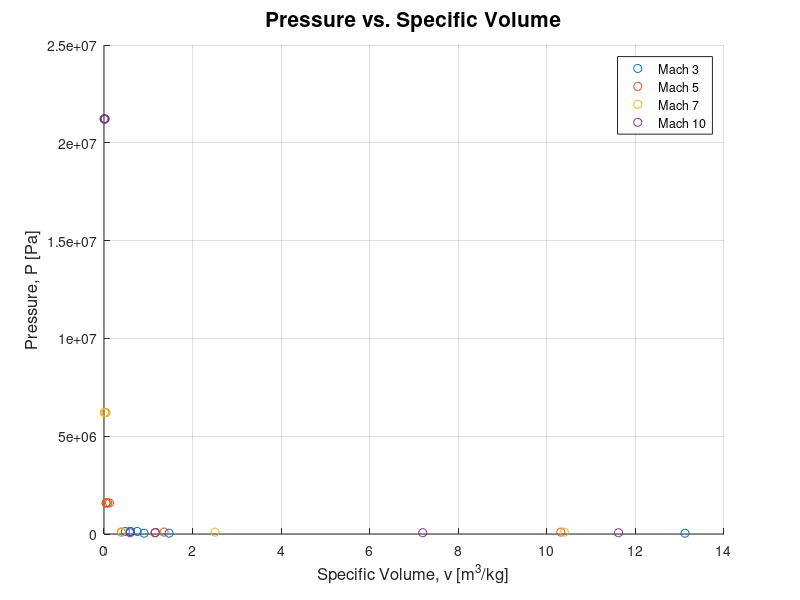
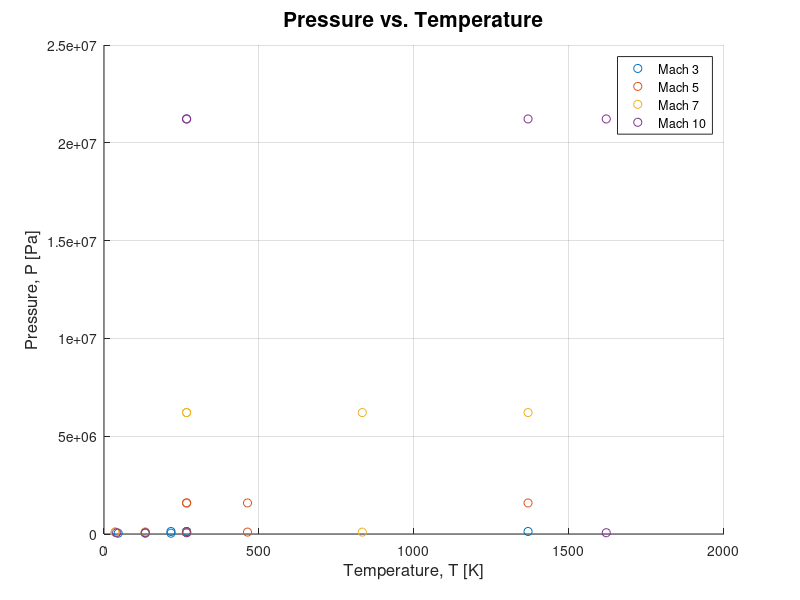
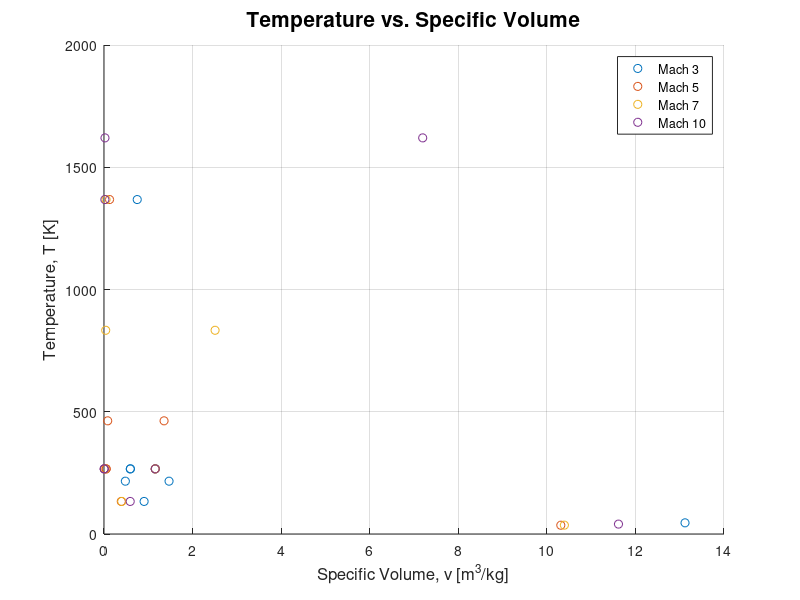
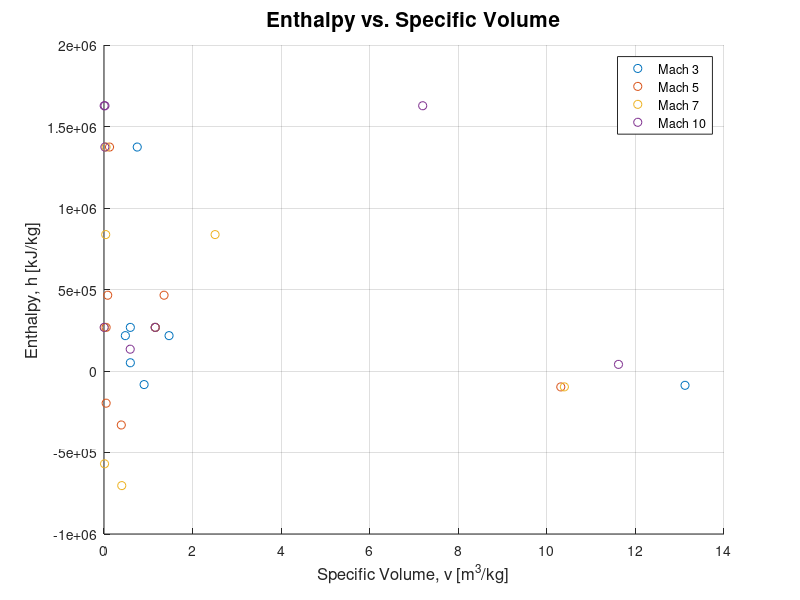

These figures' MATLAB source, in order: (Note: this script raises an error after producing the figures.)
%%%%%%%%%%%%%%%%%%%%%%%%%%%%%%%%%%%%%%%%%%%%%%%%%%%%%%%%%%%%%%%%%%%%%%%%
%% _______________ Gas Compression Code, v1 11.28.21 _________________%%
%%%%%%%%%%%%%%%%%%%%%%%%%%%%%%%%%%%%%%%%%%%%%%%%%%%%%%%%%%%%%%%%%%%%%%%%


%% Constants
% Median: AIR
Ma = [3, 5, 7, 10];
mDot_WT = [7267 12545 11752 7332];                  % [kg/s]
altitude = 3350;                                        % [m], 11000 [ft]
ro_alt = 0.86435;                                       % [kg/m3], 11000 [ft]
P_alt = 7.012*10^4;                                     % [Pa], 11000 [ft]
T_alt = 266.38;                                         % [K], 11000 [ft]
%altitude = 2225;                                        % [m], 7300 [ft]
%ro_alt = 0.98502;                                       % [kg/m3], 7300 [ft]
%P_alt = 7.739*10^4;                                     % [Pa], 7300 [ft]
%T_alt = 273.54;                                         % [K], 7300 [ft]

R = 8.314/0.02897;                                      % [J/(kg-K)]
gamma = 1.4;
Cp = (gamma*R)/(gamma-1);                               % calorically perfect gas [J/(kg-K)]
Cv = Cp-R;
T_liq = 273.15-196;                                     % air liquefaction temperature
T_convert = (1+((gamma-1)/2).*Ma);
P_convert = (1+((gamma-1)/2).*Ma).^(-gamma/(gamma-1));
time = 30;                                              % [sec]
mass = mDot_WT.*time;
vol_alt = ro_alt*mass;                                  % [m^3]
P_tank_max = 2.2063e+7;                                 % [Pa]




%% State 4 - Wind Tunnel 

% initial
V_4i = 11.17;                               % volume of Nozzle
A_4i = 1.98*180;                            % cross Sectional Area: Nozzle Entrance
mDot_4i = mDot_WT;                          % mass flow rate: Nozzle Entrance
P_4i_tot = [128.56, 1587.27, 6209.75, 21219.62]*10^3;                     % total pressure: Nozzle Entrance
P_4i = P_4i_tot.*P_convert;
T_4i_tot = T_liq.*(1+(((gamma-1)/2).*Ma.^2));  % temperature: Nozzle Entrance, stdAtm(Pressure)
ro_4i = P_4i_tot./(R.*T_4i_tot);

% exit
V_4e = 7.66;                                % volume of Diffuser
A_4e = 1.98^2;                              % cross Sectional Area: Diffuser Exit
mDot_4e = mDot_4i;                          % mass flow rate: Diffuser Exit
P_4e_tot = [42.21, 97.96, 95.33, 64.61]*10^3;                      % total pressure: Diffuser Exit
P_4e = P_4e_tot.*P_convert;
T_4e_tot = T_4i_tot;                        % temperature: Diffuser Exit, stdAtm(Pressure)
ro_4e = P_4e_tot./(R.*T_4e_tot);

h_4 = Cp*(T_4i_tot-T_4e_tot);


%%%%%%%%%%%%%%%%%%%%%%%%%%%%%%%%%%%%%%%%%%%%%%%%%%%%%%%%%%%%%%%%%%%%%%%%
%% ____________________ AFTER WT, WORKING FORWARDS ___________________%%
%%%%%%%%%%%%%%%%%%%%%%%%%%%%%%%%%%%%%%%%%%%%%%%%%%%%%%%%%%%%%%%%%%%%%%%%

%% State 5 - Heat Exchanger (After WT)
% Assumptions: Cp = const, Cv = const, ideal gas (P=ro*RT)

P_5 = P_4e_tot;
T_5e = T_alt*0.5;
Wdot_5 = 0;                     % Power generated/used is zero
mDot_5i = mDot_4e;
h_5i = T_4e_tot*Cp;
u_5i = T_4e_tot*Cv;
h_5e = T_5e*Cp;
ro_5 = P_5/(R*T_5e);
vel_5 = mDot_5i/(A_4e*ro_5);

h_5 = h_5e-h_5i;
Qdot_5 = -h_5.*mDot_5i;          % [J/s]




%% State 6 - Vacuum Chamber
% Assumptions: Cp = const, Cv = const, ideal gas (P=ro*RT)

Qdot_6 = 0;                                     % Heat Transfer Rate is zero
Wdot_6 = 0;
h_6i = h_5e;
P_6i = 1000;                                     % Initial pressure before run
P_6f = P_5;                                      % Final Pressure after run
ro_6 = ((P_6i./P_5).*(ro_5.^gamma)).^(1/gamma);
T_6 = P_6i./(R.*ro_6);
h_6e = Cp*T_6;
h_6 = h_6e-h_6i;
Vol_6 = mDot_WT * time *R*T_5e./(P_6f-P_6i);
fprintf('The volume of the Vacuum Chamber is : %d meters^3.\n', Vol_6);



%%%%%%%%%%%%%%%%%%%%%%%%%%%%%%%%%%%%%%%%%%%%%%%%%%%%%%%%%%%%%%%%%%%%%%%%
%% __________________ BEFORE WT, WORKING BACKWARDS ___________________%%
%%%%%%%%%%%%%%%%%%%%%%%%%%%%%%%%%%%%%%%%%%%%%%%%%%%%%%%%%%%%%%%%%%%%%%%%


%% State 1 - Compressor
% Assumptions: Cp = const, Cv = const, ideal gas (P=ro*RT)

Vol_2 = 8000;                   % Iterative Matthew H. calculation, [m^3]

Qdot_1 = 0;                     % Power generated/used is zero
AV_1 = 27000/((3.281^3)*60);    % [m^3/s]
ro_1i = ro_alt;
mDot_1 = AV_1*ro_1i;            % [kg/s]
T_1i = T_alt;
P_1e = P_4i_tot;                % Inlet of the Nozzle
P_1i = P_alt;
ro_1e = ((P_1e./P_1i).*(ro_1i.^gamma)).^(1/gamma);
h_1i = Cp.*T_1i;
T_1e = P_1e/(R*ro_1e);
h_1e = Cp*T_1e;
h_1 = h_1i-h_1e;
u_1 = Cv*(T_1i-T_1e);

Wdot_1 = mDot_1*h_1;
Wdot_1_1run = mDot_WT*h_1;  % [J/s]



%% State 2 - Storage Tank
% Assumptions: Cp = const, Cv = const, ideal gas (P=ro*RT)

Wdot_2 = 0;             % Power generated/used is zero
P_2 = P_4i_tot;         % Needs to be inlet of Nozzle, assume volume is large enough for constant 
T_2 = T_alt;            % Overtime returns back to atmospheric
Qdot_2 = 0;
ro_2 = P_2/(R*T_2);
h_2 = Cp*T_2;
u_2 = Cv*T_2;
m_fixed = 1e18;
strg_tank_vol = mDot_WT * time./ (P_1e./(R*T_alt).*((P_tank_max./P_1e).^gamma)-1);  % max(mass)*R*T_alt/(max(P_4i_tot)*(m_fixed/(m_fixed-max(mass))))




%% State 3 - Heat Exchanger (Prior to WT)
% Assumptions: Cp = const, Cv = const, ideal gas (P=ro*RT)

Wdot_3 = 0;                     % Power generated/used is zero

% exit
mDot_3e = mDot_4i;              % mass flow rate: Diffuser Exit
h_3e = T_4i_tot*Cp;
u_3e = T_4i_tot*Cv;

% inlet
T_3 = T_2;
h_3i = T_3*Cp;
h_3 = h_3i-h_3e;  % I believe the order of this subtraction needs to be swapped!!!
u_3 = Cv*(T_3-T_4i_tot);

Qdot_3 = -h_3.*mDot_3e;
Total_pwr = (Qdot_5 + Qdot_3)*30;  % [Joules]
Total_pwr_kwhr = (Qdot_5 + abs(Qdot_3) + abs(max(Wdot_1_1run)))*30/(3.6e6);  % [kw-hr]
Los_alamos_powr = 154708.07e3;                 % kilowatt hours annually
annual_power_percent = (Total_pwr_kwhr*5*52)/Los_alamos_powr*100;
%% I changed P_3i to P_4i_tot
P_3i = P_4i_tot;                    % Inlet same as storage, exit depends on liquefaction temperature 
ro_3 = ro_2;                    % Assuming incompressible state


%%%%%%%%%%%%%%%%%%%%%%%%%%%%%%%%%%%%%%%%%%%%%%%%%%%%%%%%%%%%%%%%%%%%%%%%
%% ______________________ LET'S PLOT THIS THING ______________________%%
%%%%%%%%%%%%%%%%%%%%%%%%%%%%%%%%%%%%%%%%%%%%%%%%%%%%%%%%%%%%%%%%%%%%%%%%

i = 1;
Mach3.ro = [ro_1i, ro_1e(i), ro_2(i), ro_3(i), ro_4i(i), ro_4e(i), ro_5(i), ro_6(i)];
Mach3.T  = [T_1i, T_1e(i), T_2, T_3, T_4i_tot(i), T_4e_tot(i), T_5e(i), T_6(i)];
Mach3.P  = [P_1i, P_1e(i), P_2(i), P_3i(i), P_4i_tot(i), P_4e_tot(i), P_5(i), P_6f(i)];
Mach3.h  = [h_1i, h_1e, h_2, h_3(i), Cp*T_4i_tot(i), Cp*T_4e_tot(i), h_5(i), h_6(i)];
Mach3.v  = 1./Mach3.ro;

i = 2;
Mach5.ro = [ro_1i, ro_1e(i), ro_2(i), ro_3(i), ro_4i(i), ro_4e(i), ro_5(i), ro_6(i)];
Mach5.T  = [T_1i, T_1e, T_2, T_3, T_4i_tot(i), T_4e_tot(i), T_5e, T_6(i)];
Mach5.P  = [P_1i, P_1e(i), P_2(i), P_3i(i), P_4i_tot(i), P_4e_tot(i), P_5(i), P_6f(i)];
Mach5.h  = [h_1i, h_1e, h_2, h_3(i), Cp*T_4i_tot(i), Cp*T_4e_tot(i), h_5(i), h_6(i)];
Mach5.v  = 1./Mach5.ro;

i = 3;
Mach7.ro = [ro_1i, ro_1e(i), ro_2(i), ro_3(i),ro_4i(i), ro_4e(i), ro_5(i), ro_6(i)];
Mach7.T  = [T_1i, T_1e, T_2, T_3, T_4i_tot(i), T_4e_tot(i), T_5e, T_6(i)];
Mach7.P  = [P_1i, P_1e(i), P_2(i), P_3i(i), P_4i_tot(i), P_4e_tot(i), P_5(i), P_6f(i)];
Mach7.h  = [h_1i, h_1e, h_2, h_3(i), Cp*T_4i_tot(i), Cp*T_4e_tot(i), h_5(i), h_6(i)];
Mach7.v  = 1./Mach7.ro;

i = 4;
Mach10.ro = [ro_1i, ro_1e(i), ro_2(i), ro_3(i),ro_4i(i), ro_4e(i), ro_5(i), ro_6(i)];
Mach10.T  = [T_1i, T_1e, T_2, T_3, T_4i_tot(i), T_4e_tot(i), T_5e, T_6(i)];
Mach10.P  = [P_1i, P_1e(i), P_2(i), P_3i(i), P_4i_tot(i), P_4e_tot(i), P_5(i), P_6f(i)];
% Mach10.h  = [h_1i, h_1e, h_2, h_3(i), Cp*T_4i_tot(i), Cp*T_4e_tot(i), h_5(i), h_6(i)];
Mach10.h  = [h_1i, h_1e, h_2, h_3e(i), Cp*T_4i_tot(i), Cp*T_4e_tot(i), h_5e, h_6e(i)];
Mach10.v  = 1./Mach10.ro;


states = [1, 2, 3, 4, 5, 6, 7, 8];
Stateslabels = [cellstr('Compressor Inlet'), cellstr(sprintf('Compressor Exit\nTank Inlet')), cellstr(sprintf('Tank Exit\nHeat Exchanger 1 Inlet')), cellstr(sprintf('Heat Exchanger 1 Exit\nSettling Chamber Inlet')), cellstr(sprintf('Settling Chamber Exit\nWind Tunnel Inlet')), cellstr(sprintf('Diffuser Exit\nHeat Exchanger II Inlet')), cellstr(sprintf('Heat Exchanger II Exit\nVacuum Chamber Inlet')), cellstr(sprintf('Vacuum Chamber Exit'))];
labels = [cellstr('1i'), cellstr('1e'), cellstr('2'), cellstr('3'), cellstr('4i'), cellstr('4e'), cellstr('5'), cellstr('6')];
dx = 0.15;
dy = 0.15;

close all

% Pressure vs. Specific Volume
figure
scatter(Mach3.v, Mach3.P)
hold on
scatter(Mach5.v, Mach5.P)
hold on 
scatter(Mach7.v, Mach7.P)
hold on 
scatter(Mach10.v, Mach10.P)
grid on
xlabel('Specific Volume, v [m^3/kg]','FontSize', 12)
ylabel('Pressure, P [Pa]','FontSize', 12)
title('Pressure vs. Specific Volume','FontSize', 15)
legend('Mach 3', 'Mach 5', 'Mach 7', 'Mach 10')
% saveas(gcf,'Graphs_11000ft/PressureVolume_AllMa.png')

% Pressure vs. Temperature
figure
scatter(Mach3.T, Mach3.P)
hold on
scatter(Mach5.T, Mach5.P)
hold on 
scatter(Mach7.T, Mach7.P)
hold on 
scatter(Mach10.T, Mach10.P)
grid on
xlabel('Temperature, T [K]','FontSize', 12)
ylabel('Pressure, P [Pa]','FontSize', 12)
title('Pressure vs. Temperature','FontSize', 15)
legend('Mach 3', 'Mach 5', 'Mach 7', 'Mach 10')
% saveas(gcf,'Graphs_11000ft/PressureTemperature_AllMa.png')

% Temperature vs. Specific Volume
figure
scatter(Mach3.v, Mach3.T)
hold on
scatter(Mach5.v, Mach5.T)
hold on 
scatter(Mach7.v, Mach7.T)
hold on 
scatter(Mach10.v, Mach10.T)
grid on
xlabel('Specific Volume, v [m^3/kg]','FontSize', 12)
ylabel('Temperature, T [K]','FontSize', 12)
title('Temperature vs. Specific Volume','FontSize', 15)
legend('Mach 3', 'Mach 5', 'Mach 7', 'Mach 10')
% saveas(gcf,'Graphs_11000ft/TemperatureVolume_AllMa.png')

% Enthalpy vs. Specific Volume
figure
scatter(Mach3.v, Mach3.h)
hold on
scatter(Mach5.v, Mach5.h)
hold on 
scatter(Mach7.v, Mach7.h)
hold on 
scatter(Mach10.v, Mach10.h)
grid on
xlabel('Specific Volume, v [m^3/kg]','FontSize', 12)
ylabel('Enthalpy, h [kJ/kg]','FontSize', 12)
title('Enthalpy vs. Specific Volume','FontSize', 15)
legend('Mach 3', 'Mach 5', 'Mach 7', 'Mach 10')
% saveas(gcf,'Graphs_11000ft/EnthalpyVolume_AllMa.png')

% Enthalpy vs. Specific Volume Mach 3
figure
scatter(Mach3.v, Mach3.h)
grid on
xlabel('Specific Volume, v [m^3/kg]','FontSize', 12)
ylabel('Enthalpy, h [kJ/kg]','FontSize', 12)
title('Enthalpy vs. Specific Volume for Mach 3','FontSize', 15)
text(Mach3.v + dx, Mach3.h + dy, labels, 'FontSize', 12)
% enthalpy, pressure at states
fig = figure();
ax = axes(fig);
plot(ax, states, Mach10.h, '--o')
hold(ax, 'on')
grid on
xlabel('States', 'FontSize', 12)
ylabel('Enthalpy, h [kJ/kg]','FontSize', 12)
title('Enthalpy vs. State','FontSize', 15)
text(ax, states, Mach10.h, Stateslabels, 'FontSize', 12)
fig = figure();
ax = axes(fig);
hold(ax, 'on')
plot(ax, states, Mach3.P, '--o')
text(ax, states, Mach3.P, labels, 'FontSize', 12)
plot(ax, states, Mach5.P, '--o')
text(ax, states, Mach5.P, labels, 'FontSize', 12)
plot(ax, states, Mach7.P, '--o')
text(ax, states, Mach7.P, labels, 'FontSize', 12)
plot(ax, states, Mach10.P, '--o')
text(ax, states, Mach10.P, labels, 'FontSize', 12)
hold(ax, 'on')
legend('Mach 3', 'Mach 5', 'Mach 7', 'Mach 10')
grid on
xlabel('States', 'FontSize', 12)
ylabel('Pressure, P [Pa]','FontSize', 12)
title('Pressure vs. State','FontSize', 15)
% saveas(gcf,'Graphs_11000ft/EnthalpyVolume_Ma3.png')

% Enthalpy vs. Specific Volume Mach 5
figure
scatter(Mach5.v, Mach5.h)
grid on
xlabel('Specific Volume, v [m^3/kg]','FontSize', 12)
ylabel('Enthalpy, h [kJ/kg]','FontSize', 12)
title('Enthalpy vs. Specific Volume for Mach 5','FontSize', 15)
text(Mach5.v + dx, Mach5.h + dy, labels, 'FontSize', 12)
% saveas(gcf,'Graphs_11000ft/EnthalpyVolume_Ma5.png')

% Enthalpy vs. Specific Volume Mach 7
figure
scatter(Mach7.v, Mach7.h)
grid on
xlabel('Specific Volume, v [m^3/kg]','FontSize', 12)
ylabel('Enthalpy, h [kJ/kg]','FontSize', 12)
title('Enthalpy vs. Specific Volume for Mach 7','FontSize', 15)
text(Mach7.v + dx, Mach7.h + dy, labels, 'FontSize', 12)
% saveas(gcf,'Graphs_11000ft/EnthalpyVolume_Ma7.png')

% Enthalpy vs. Specific Volume Mach 10
figure
scatter(Mach10.v, Mach10.h)
grid on
xlabel('Specific Volume, v [m^3/kg]','FontSize', 12)
ylabel('Enthalpy, h [kJ/kg]','FontSize', 12)
title('Enthalpy vs. Specific Volume for Mach 10','FontSize', 15)
text(Mach10.v + dx, Mach10.h + dy, labels, 'FontSize', 12)
% saveas(gcf,'Graphs_11000ft/EnthalpyVolume_Ma10.png')



% Making Data Tables
format shortG
rowNames = [cellstr('Ma 3'), cellstr('Ma 5'), cellstr('Ma 7'), cellstr('Ma 10')];
pressure    = array2table([round(Mach3.P,2); round(Mach5.P,2); round(Mach7.P,2); round(Mach10.P,2)], "VariableNames",labels, 'RowNames',rowNames)
temperature = array2table([round(Mach3.T,2); round(Mach5.T,2); round(Mach7.T,2); round(Mach10.T,2)], "VariableNames",labels, 'RowNames',rowNames)
density     = array2table([round(Mach3.ro,2); round(Mach5.ro,2); round(Mach7.ro,2); round(Mach10.ro,2)], "VariableNames",labels, 'RowNames',rowNames)
enthalpy    = array2table([round(Mach3.h,2); round(Mach5.h,2); round(Mach7.h,2); round(Mach10.h,2)], "VariableNames",labels, 'RowNames',rowNames)

heatTrans = array2table([round(Qdot_3, 2); round(Qdot_5, 2)], "VariableNames", rowNames, 'RowNames', {'Qdot 3' 'Qdot 5'})
